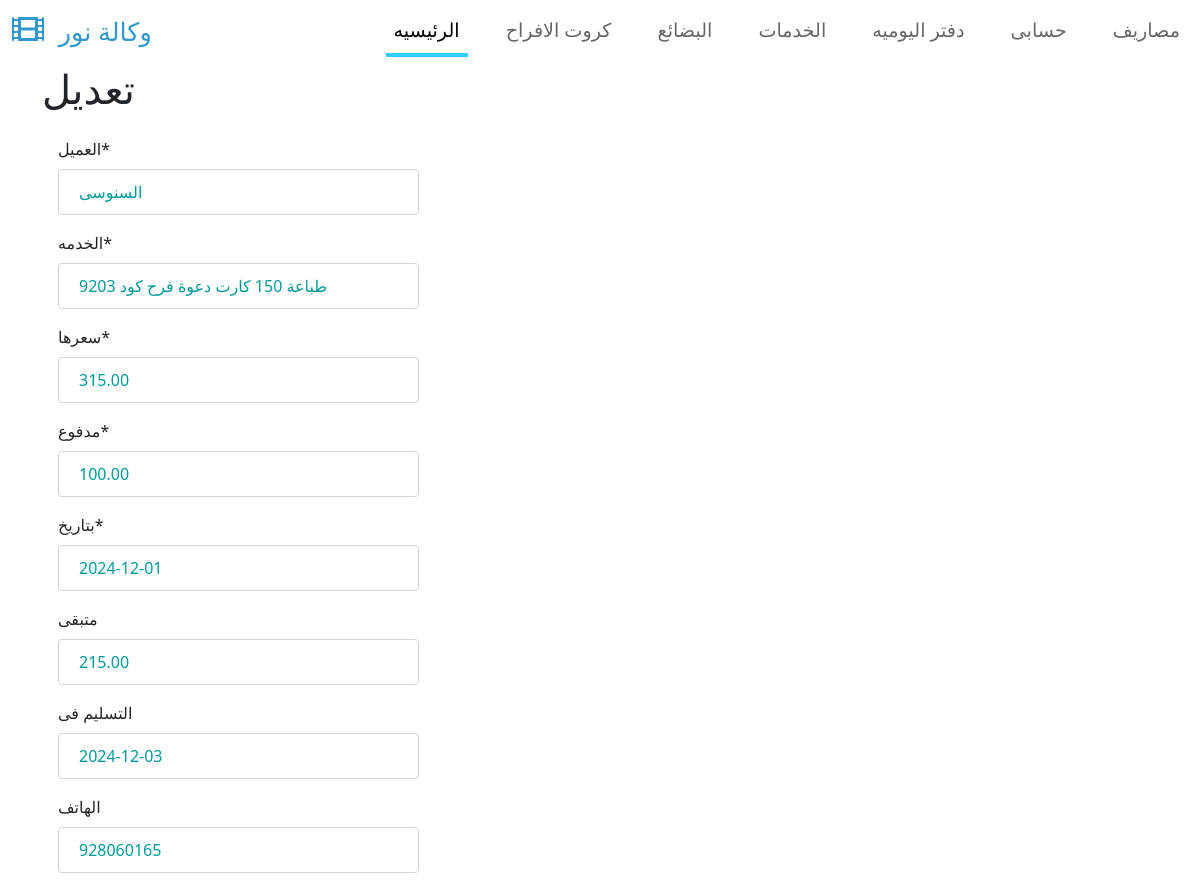
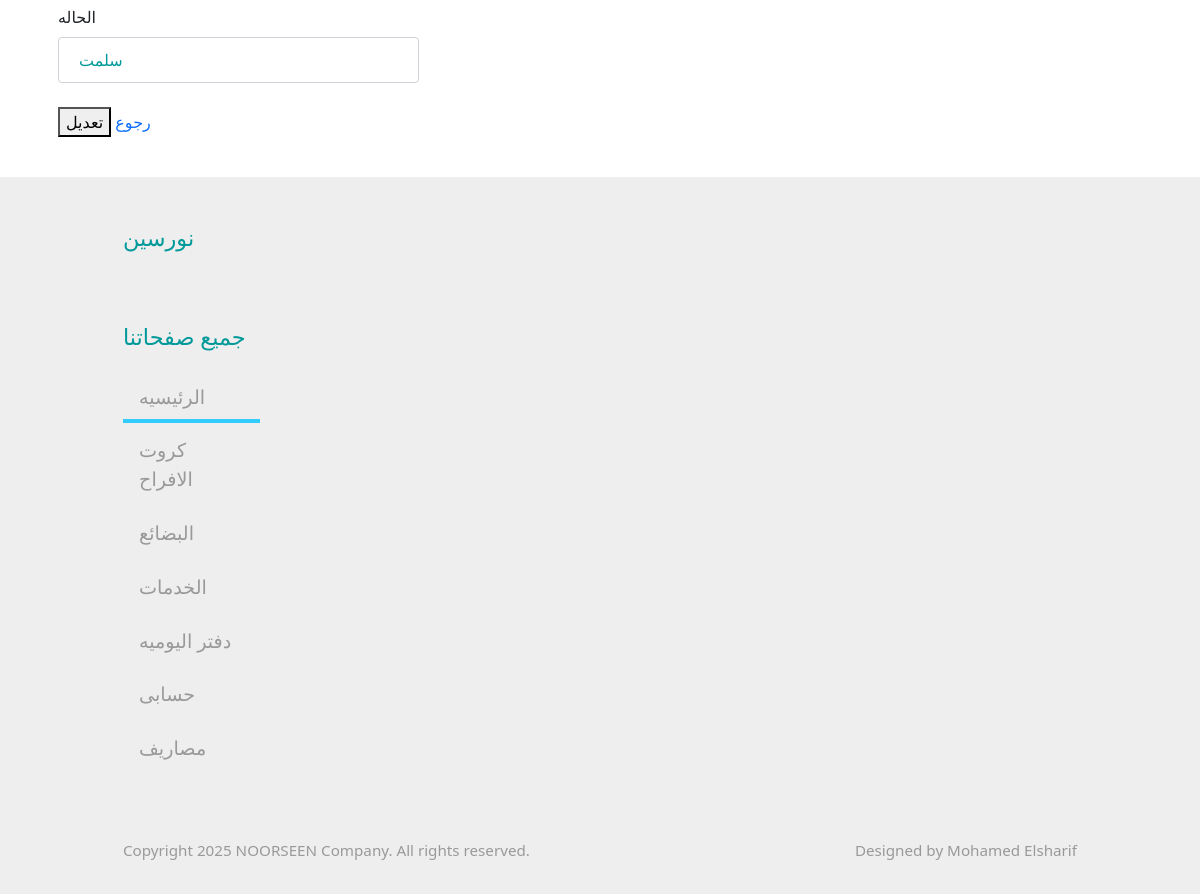
The page /servies/edit_servies/3/ on the database its author committed (2 pictures, top to bottom).
### servies/models.py (models this page shows, shortened)
class Servie(models.Model):
    name = models.CharField(_(" العميل"),max_length=99)
    servies = models.CharField(_(" الخدمه"),max_length=99)
    price = models.DecimalField(_(" سعرها"),max_digits=6, decimal_places=2)
    paid = models.DecimalField(_(" مدفوع"),max_digits=6, decimal_places=2)
    paid_at = models.DateField(_(" بتاريخ"),auto_now=False, auto_now_add=False)
    rest = models.DecimalField(_(" متبقى"),max_digits=6, decimal_places=2,blank=True, null=True)
    delivery_time = models.DateField(_(" التسليم فى"),auto_now=False, auto_now_add=False,blank=True, null=True)
    phone = models.IntegerField(_(" الهاتف"),blank=True, null=True)
    tslem = models.CharField(_("  الحاله"), max_length=50,blank=True, null=True)
    class Meta:
        db_table = ''
        managed = True
        verbose_name ='الخدمات'
        verbose_name_plural = 'الخدمات'
        ordering = ['paid_at']

### servies/views.py (the view)
# urls.py: path('edit_servies/<int:pk>/',views.edit_servies,name='edit-servies'),
def edit_servies(request, pk):
    obj = get_object_or_404(Servie, pk=pk)
    if request.method == 'POST':
        edit_form = ServieUpdateForm(request.POST,instance=obj)
        if edit_form.is_valid():
            edit_form.save()
            return redirect('/servies')
    else:
        edit_form = ServieUpdateForm(instance=obj)
    return render(request,'servies/edit_servies.html',{'edit_form':edit_form})

### servies/forms.py
class ServieUpdateForm(forms.ModelForm):
    class Meta:
        model = Servie
        fields = '__all__'

### templates/servies/edit_servies.html (shortened to what this page needs)
{% extends 'base_generic.html' %}
{% load crispy_forms_tags %}
{% block content %}
<div class="container">
    <div class="row">
        <h1>تعديل </h1>
        <div class="col">
            <form method="POST" enctype="multipart/form-data">
                <div class="card-body">
                    <div class="col-md-4 mb-4">
                        {{ edit_form|crispy }}
                    </div>
                    <div class="col-md-4 mb-4">
                        <button type="submit">تعديل</button>
                        <a href="{% url 'servies' %}">رجوع </a>
                    </div>
                </div>
            </form>
        </div>
    </div>
</div>
{% endblock content %}

### pro/static/css/templatemo-style.css (style rules this page uses)
a { text-decoration: none; transition: all 0.3s ease; }
.form-control { padding: 10px 20px; width: 100%; height: auto; }
.form-control, input:-internal-autofill-selected, select:not([multiple]) { color: #009999 !important; }
.form-control::placeholder { color: #009999; opacity: 1; }

### rows shown on the page
Servie: name "السنوسى", servies "طباعة 150 كارت دعوة فرح كود 9203", price "315.00", paid "100.00", paid_at "2024-12-01", rest "215.00", delivery_time "2024-12-03", phone "928060165", tslem "سلمت"
